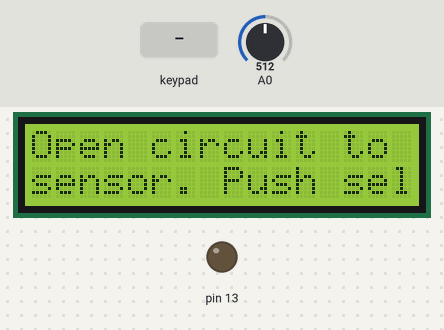
This sketch was run on a simulated Arduino Uno, built with avr-gcc and run on an emulated ATmega328P. On the bench: 16×2 character LCD, output pins drawn as LEDs (lit = HIGH). Inputs (shaded band) come from the test bench; at power-on: A0 = 512. What the sketch prints to the serial monitor is not drawn.

Above: at 0.8 s.
0.9 s: key 'R' pressed
At 2.7 s:
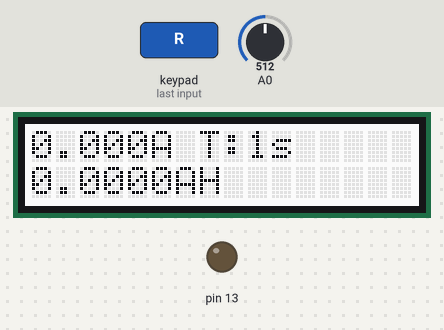
3.9 s: A0 set to 716
At 6.61 s:
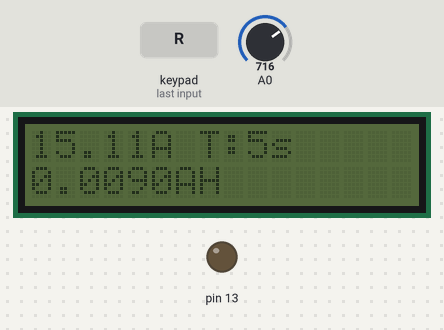
6.9 s: A0 set to 122
At 7.3 s:
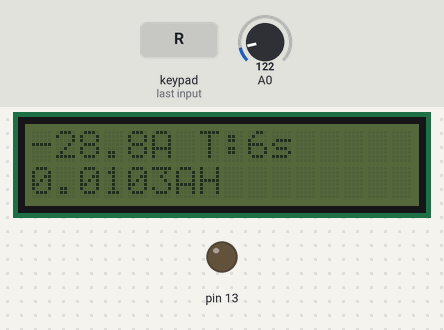
8.6 s: key 'S' pressed
At 8.98 s:
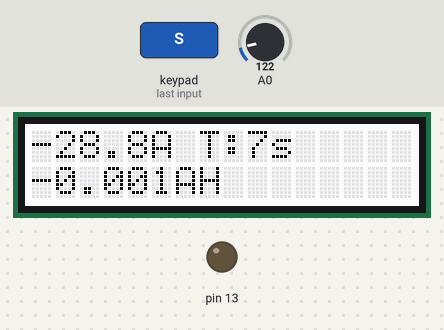
11.6 s: A0 set to 103
At 12.06 s:
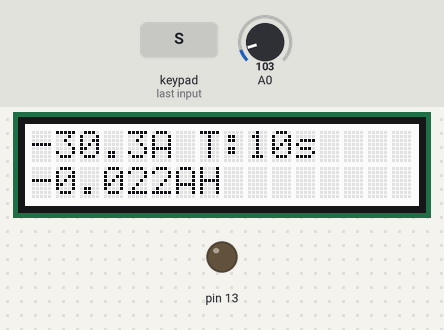
14.6 s: A0 set to 370
At 15.8 s:
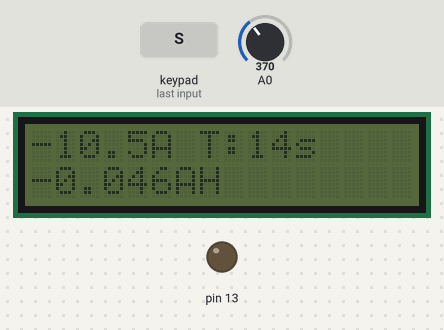
16.5 s: A0 set to 394
Timing chart, 0 to 19.5 s (numbered marks = the images above; inputs shaded):
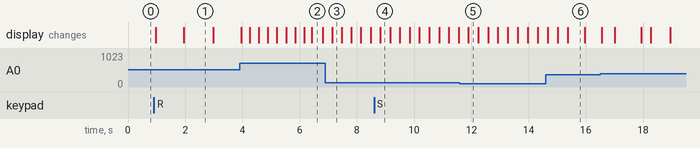

Measured:
- after the input at 0.9 s, the display: first changes after 0.07 s (image 1 shows a later state)
- after the input at 8.6 s, the display: changes after 0.22 s (image 4)
- what the display in image 1 shows lasts 1.0 s, from 2.0 s to 3.0 s
- what the display in image 6 shows lasts 0.6 s, from 15.4 s to 16.0 s

The sketch:

ArduinoAmpMeterWithDisplay.ino
```cpp
/*
 Outputs power through sensor to adafruit display
 */

// include the library code:
#include <Wire.h>
#include <Adafruit_MCP23017.h>
#include <Adafruit_RGBLCDShield.h>

#define WHITE 0x7
#define OFF 0x0

// The shield uses the I2C SCL and SDA pins. On classic Arduinos
// this is Analog 4 and 5 so you can't use those for analogRead() anymore
// However, you can connect other I2C sensors to the I2C bus and share
// the I2C bus.
Adafruit_RGBLCDShield lcd = Adafruit_RGBLCDShield();

unsigned long duration = 0;
float avgAmps = 0;
float maxAmps = 0;
// default
float sensorZeroValue = 512;
unsigned long startTime;
unsigned long displayStartTime;

// the setup routine runs once when you press reset:
void setup() {
  lcd.begin(16, 2);
  lcd.print("Open circuit to");
  lcd.setCursor(0,1);
  lcd.print("sensor. Push sel");
  Serial.begin(9600);
  Serial.print("waiting for user to zero sensor");

// loop until button select or > is pushed
  boolean bStop = true;
  do {
    uint8_t button = waitForButton();
    lcd.clear();
    if (button == BUTTON_SELECT) {
      lcd.print("Zeroing Sensor..");
      zero();
    // skip zero when you push the > button
    } else if (button != BUTTON_RIGHT) {
      bStop = false;
      lcd.print("Push > to skip  ");
      lcd.print("zero too default");
    }
  } while (bStop == false);


  // turn off LED
  pinMode(13, OUTPUT);
  digitalWrite(13, LOW);

  lcd.clear();
  lcd.print("zero:");
  lcd.print(sensorZeroValue);
  lcd.setCursor(9,0);
  lcd.setCursor(0,1);
  lcd.print("push > to start");
  waitForButton(BUTTON_RIGHT);
  lcd.clear();
  lcd.print("Running...");
  turnOnDisplay();
  startTime = millis();
}

// block all processing until a specific button is pushed
void waitForButton(uint8_t waitingFor) {
  uint8_t pressed;
  do {
    pressed = waitForButton();
    Serial.print ("pressed:");
    Serial.println (pressed);
    Serial.print ("waiting for:");
    Serial.print (waitingFor);
  } while (pressed != waitingFor);
}

// black all processing until a button is pushed. return that value
uint8_t waitForButton() {
  uint8_t ret = 0;
  uint8_t buttons;
  do {
    buttons = lcd.readButtons();
  } while (!buttons);

  if (buttons & BUTTON_SELECT) {
    ret = BUTTON_SELECT;
  } else if (buttons & BUTTON_RIGHT) {
    ret = BUTTON_RIGHT;
  } else if (buttons & BUTTON_LEFT) {
    ret = BUTTON_LEFT;
  } else if (buttons & BUTTON_UP) {
    ret = BUTTON_UP;
  } else if (buttons & BUTTON_DOWN) {
    ret = BUTTON_DOWN;
  }
  return ret;
}

// the loop routine runs over and over again forever:
void loop() {
  int sensorValue = 0;
  float amps = 0;
  for (int i=0; i<10; i++) {
    sensorValue += analogRead(A0);
  }
  sensorValue = sensorValue / 10;
  float valueFromZero = sensorValue - sensorZeroValue;
  amps = getAmps(valueFromZero);

  if (amps > maxAmps) {
    maxAmps = amps;
  }

  calcAvg(amps,1,avgAmps,duration);
  Serial.print(valueFromZero);
  Serial.print(" :: ");
  Serial.print(amps, 3);
  Serial.print(" :: ");
  Serial.print(avgAmps, 3);
  Serial.print(" :: ");
  Serial.print(maxAmps, 3);
  Serial.print(" :: ");
  Serial.println(duration);
  lcd.setCursor(0,0);
  lcd.print(amps, 3);
  lcd.setCursor(5,0);
  lcd.print("A");
  lcd.print(" T:");
  long seconds = (millis() - startTime)/1000;
  // less than 2 minutes
  if (seconds < 120) {
    lcd.print(seconds);
    lcd.print("s");
  // less than 2 hours
  } else if (seconds < 7200) {
    lcd.print((float)seconds/60);
    lcd.print("m");
  // less than 3 days
  } else if (seconds < 259200) {
    lcd.print((float)seconds/3600);
    lcd.print("h");
  } else {
    lcd.print((float)seconds/86400);
    lcd.print("d");
  }

  float ampHours = avgAmps * seconds / 3600;

  lcd.setCursor(0,1);
  lcd.print(ampHours,4);
  lcd.setCursor(6,1);
  lcd.print("AH");

  if ((millis() - displayStartTime) > 5000) {
    turnOffDisplay();
  }
  if (checkButton(BUTTON_SELECT)) {
    turnOnDisplay();
  }

}

void turnOffDisplay() {
  lcd.setBacklight(OFF);
  displayStartTime = 0;
}

void turnOnDisplay() {
  lcd.setBacklight(WHITE);
  displayStartTime = millis();
}

boolean checkButton(uint8_t button) {
  boolean ret = false;
  uint8_t buttons = lcd.readButtons();
  if (buttons & button) {
    ret = true;
  }
  return ret;
}

float getVolts(int sensorValue) {
  // 5V SensorRange / 1023 sensor values
  float volts = sensorValue * 0.00489;
  return volts;
}

float getAmps(int sensorValue) {
  // 5V SensorRange * 1000mV/V / 66mV/A / 1023 sensor values
  float amps = sensorValue * .0741;
  return amps;
}

void zero() {
  unsigned long count = 0;
  float avg = 0;
  unsigned long start = millis();
  Serial.println("Caluculating Zero Value...");
  while (count < 100) {
    int sensorValue = analogRead(A0);
    calcAvg(sensorValue,1,avg,count);
    delay(14);
  }
  sensorZeroValue = avg;
  Serial.print("Zero Value: ");
  Serial.println(sensorZeroValue);
  Serial.print(millis() - start);
  Serial.print("ms elapsed");
}

float calcAvg(float valueToAvg, unsigned long sampleSize, float &avg, unsigned long &total) {
  float deviation = valueToAvg - avg;
  total += sampleSize;
  double weightedDev = deviation * sampleSize / total;
  avg = avg + weightedDev;
}
```
